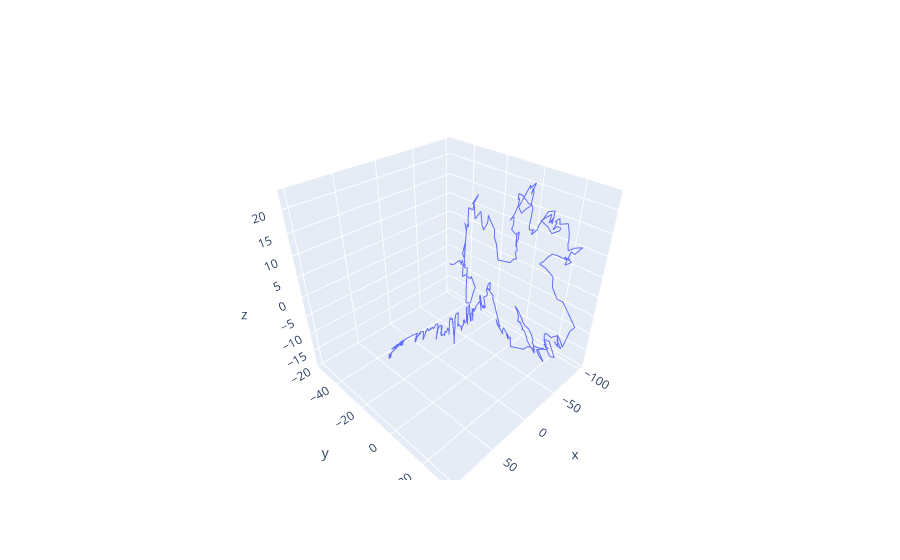

Notebook cell for this chart:
### Code cell
line=go.Scatter3d(x=data['x'],
                y=data['y'],
                z=data['z'],
                mode='lines')
#改成點用mode='markers'
fig=go.Figure(line)
fig.show()

### Figure 1 — Plotly figure (JSON) as saved in the notebook; plotly's stock layout.template omitted (floating-point values rounded to 4 significant figures; data arrays with more than 128 entries replaced by an {"elided": "..."} marker saying what was removed)
{"data": [{"mode": "lines", "type": "scatter3d", "x": {"elided": "601 float values"}, "y": {"elided": "601 float values"}, "z": {"elided": "601 float values"}}], "layout": {}}
